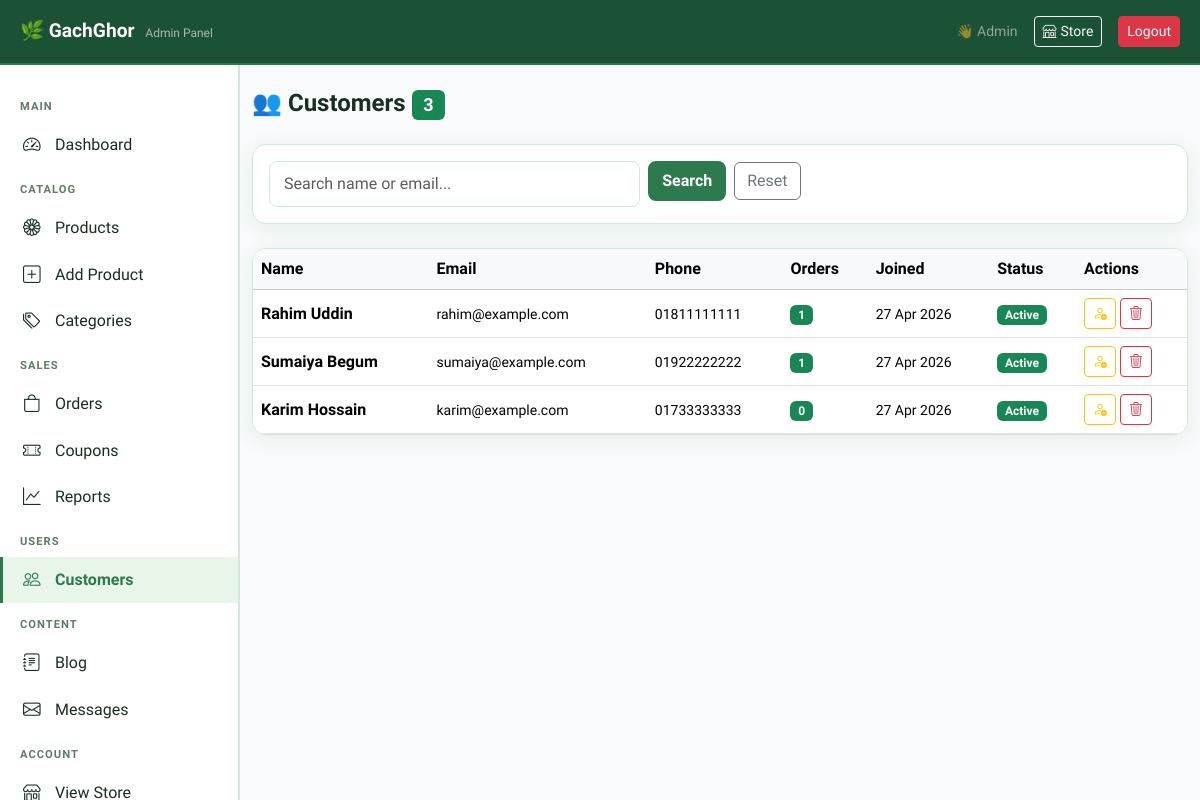
The page /backend/admin/users.php (signed in) on the database its author committed.
### tables this page shows
CREATE TABLE IF NOT EXISTS users (
    id INT AUTO_INCREMENT PRIMARY KEY,
    name VARCHAR(100) NOT NULL,
    email VARCHAR(150) NOT NULL UNIQUE,
    password VARCHAR(255) NOT NULL,           
    phone VARCHAR(20),
    address TEXT,
    city VARCHAR(100),
    role ENUM('admin','customer') DEFAULT 'customer',
    avatar VARCHAR(255) DEFAULT NULL,
    is_blocked TINYINT(1) DEFAULT 0,          
    reset_token VARCHAR(255) DEFAULT NULL,
    reset_expires DATETIME DEFAULT NULL,
    created_at TIMESTAMP DEFAULT CURRENT_TIMESTAMP,
    updated_at TIMESTAMP DEFAULT CURRENT_TIMESTAMP ON UPDATE CURRENT_TIMESTAMP
);

### backend/includes/config.php (called while the page is built, shortened)
<?php
function h(string $str): string {
    return htmlspecialchars($str, ENT_QUOTES, 'UTF-8');
}

### backend/admin/users.php (the view, shortened to what this page needs)
<?php
require_once __DIR__ . '/../includes/config.php';
$db = getDB();
$search = trim($_GET['q'] ?? '');
$page   = max(1,(int)($_GET['page'] ?? 1));
$perPage= 15;
$offset = ($page-1)*$perPage;
$where  = ["role='customer'"];
$params = [];
$whereSQL = "WHERE ".implode(" AND ",$where);
$total = $db->prepare("SELECT COUNT(*) FROM users $whereSQL"); $total->execute($params);
$total = (int)$total->fetchColumn(); $totalPages = ceil($total/$perPage);
$users = $db->prepare("SELECT u.*, (SELECT COUNT(*) FROM orders WHERE user_id=u.id) as order_count FROM users u $whereSQL ORDER BY u.created_at DESC LIMIT $perPage OFFSET $offset");
$users->execute($params); $users=$users->fetchAll();
include __DIR__.'/admin-header.php';
?>
<div class="container-fluid py-4">
    <h4 class="fw-bold mb-4">👥 Customers <span class="badge bg-success"><?=$total?></span></h4>
    <div class="gg-card p-3 mb-4">
        <form method="GET" class="row g-2">
            <div class="col-md-5"><input type="search" name="q" class="form-control gg-form-control" placeholder="Search name or email..." value="<?=h($search)?>"></div>
            <div class="col-auto"><button type="submit" class="btn gg-btn-green">Search</button> <a href="?" class="btn btn-outline-secondary ms-1">Reset</a></div>
        </form>
    </div>
    <div class="gg-card overflow-hidden">
        <div class="table-responsive">
            <table class="table table-hover mb-0 align-middle">
                <thead class="table-light">
                    <tr><th>Name</th><th>Email</th><th>Phone</th><th>Orders</th><th>Joined</th><th>Status</th><th>Actions</th></tr>
                </thead>
                <tbody>
                <?php foreach($users as $u): ?>
                <tr>
                    <td><div class="fw-semibold"><?=h($u['name'])?></div></td>
                    <td><small><?=h($u['email'])?></small></td>
                    <td><small><?=h($u['phone']??'-')?></small></td>
                    <td><span class="badge bg-success"><?=$u['order_count']?></span></td>
                    <td><small><?=date('d M Y',strtotime($u['created_at']))?></small></td>
                    <td>
                        <?php if($u['is_blocked']): ?>
                        <span class="badge bg-danger">Blocked</span>
                        <?php else: ?>
                        <span class="badge bg-success">Active</span>
                        <?php endif; ?>
                    </td>
                    <td>
                        <div class="d-flex gap-1">
                            <?php if($u['is_blocked']): ?>
                            <a href="?unblock=<?=$u['id']?>" class="btn btn-sm btn-outline-success" title="Unblock"><i class="bi bi-person-check"></i></a>
                            <?php else: ?>
                            <a href="?block=<?=$u['id']?>" class="btn btn-sm btn-outline-warning" title="Block" onclick="return confirm('Block this user?')"><i class="bi bi-person-dash"></i></a>
                            <?php endif; ?>
                            <a href="?delete=<?=$u['id']?>" class="btn btn-sm btn-outline-danger" title="Delete" onclick="return confirm('Permanently delete this user?')"><i class="bi bi-trash3"></i></a>
                        </div>
                    </td>
                </tr>
                <?php endforeach; ?>
                </tbody>
            </table>
        </div>
    </div>
</div>
<?php include __DIR__.'/admin-footer.php'; ?>

### assets/css/style.css (style rules this page uses)
:root { --gg-green: #2d7a4f; --gg-green-light: #4caf78; --gg-green-dark: #1b5235; --gg-green-pale: #e8f5e9; --gg-accent: #f4a623; --gg-accent-dark: #d4881a; --gg-danger: #e53e3e; --gg-bg: #f9fafb; --gg-surface: #ffffff; --gg-surface-2: #f1f5f3; --gg-border: #d1e8da; --gg-text: #1a2e22; --gg-text-muted: #5e7a68; --gg-shadow: 0 4px 20px rgba(45,122,79,0.10); --gg-shadow-hover: 0 8px 30px rgba(45,122,79,0.18); --gg-radius: 14px; --gg-radius-sm: 8px; --gg-nav-height: 65px; --gg-bottom-nav: 65px; --transition: all 0.25s ease; }
*, *::before, *::after { box-sizing: border-box; }
body { font-family: 'Hind Siliguri', sans-serif; background: var(--gg-bg); color: var(--gg-text); transition: background 0.3s, color 0.3s; padding-bottom: var(--gg-bottom-nav); }
a { text-decoration: none; color: var(--gg-green); }
.gg-btn-green { background: var(--gg-green); color: #fff; border: 2px solid var(--gg-green); border-radius: var(--gg-radius-sm); font-weight: 600; transition: var(--transition); }
.gg-card { background: var(--gg-surface); border: 1.5px solid var(--gg-border); border-radius: var(--gg-radius); box-shadow: var(--gg-shadow); transition: var(--transition); overflow: hidden; }
.gg-form-control { background: var(--gg-surface); border: 1.5px solid var(--gg-border); color: var(--gg-text); border-radius: var(--gg-radius-sm); padding: 10px 14px; transition: var(--transition); }

### backend/admin/admin-header.php (style rules this page uses)
body { padding-bottom: 0 !important; }

### rows shown on the page
users: name "Rahim Uddin", email "rahim@example.com", phone "01811111111", order_count "1", created_at "27 Apr 2026", is_blocked "Active"
users: name "Sumaiya Begum", email "sumaiya@example.com", phone "01922222222", order_count "1", created_at "27 Apr 2026", is_blocked "Active"
users: name "Karim Hossain", email "karim@example.com", phone "01733333333", order_count "0", created_at "27 Apr 2026", is_blocked "Active"

### other values the page prints
$_SESSION['user_name'] "Admin"
$total "3"
